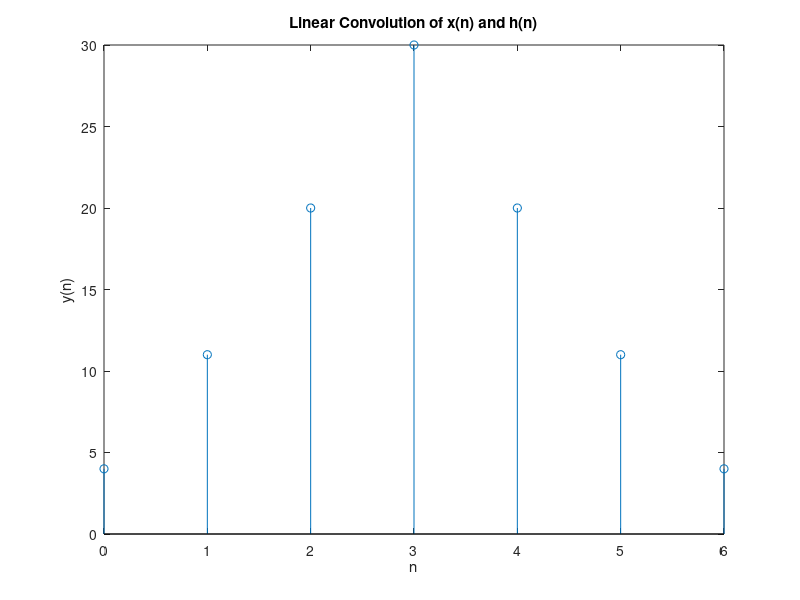

MATLAB code for this plot: (Note: this script raises an error after producing the figure.)
% Define the sequences
n = 0:3;
RN=(n>=0)&(n<4);
x = (n+1).*RN;
h = (4-n).*RN;

% Compute the linear convolution
y = conv(x, h);
stem(0:length(y)-1, y);
xlabel('n');
ylabel('y(n)');
title('Linear Convolution of x(n) and h(n)');

% Compute the circular convolutions
yc5=circonv([x,0],[h,0]);
yc6=circonv([x,0,0],[h,0,0]);
yc7=circonv([x,0,0,0],[h,0,0,0]);
yc8=circonv([x,0,0,0,0],[h,0,0,0,0]);
figure;
subplot(221);stem(0:4,yc5);title('x(n)⑤h(n)');
subplot(222);stem(0:5,yc6);title('x(n)⑥h(n)');
subplot(223);stem(0:6,yc7);title('x(n)⑦h(n)');
subplot(224);stem(0:7,yc8);title('x(n)⑧h(n)');

% Compute the circular convolution using FFT and IFFT
N = 8;
X = fft(x, N);
H = fft(h, N);
Y = ifft(X.*H);
figure
stem(0:7, Y);
xlabel('n');
ylabel('x(n)⑧h(n)');
title('Circular Convolution of x(n) and h(n) using FFT and IFFT');
%%
function y=circonv(x1,x2)
    xn2=[x2(1),fliplr(x2)];
    xn2(length(xn2))=[];
    C=xn2;
    R=x2;
    M=toeplitz(C,R);
    y=x1*(M); 
end